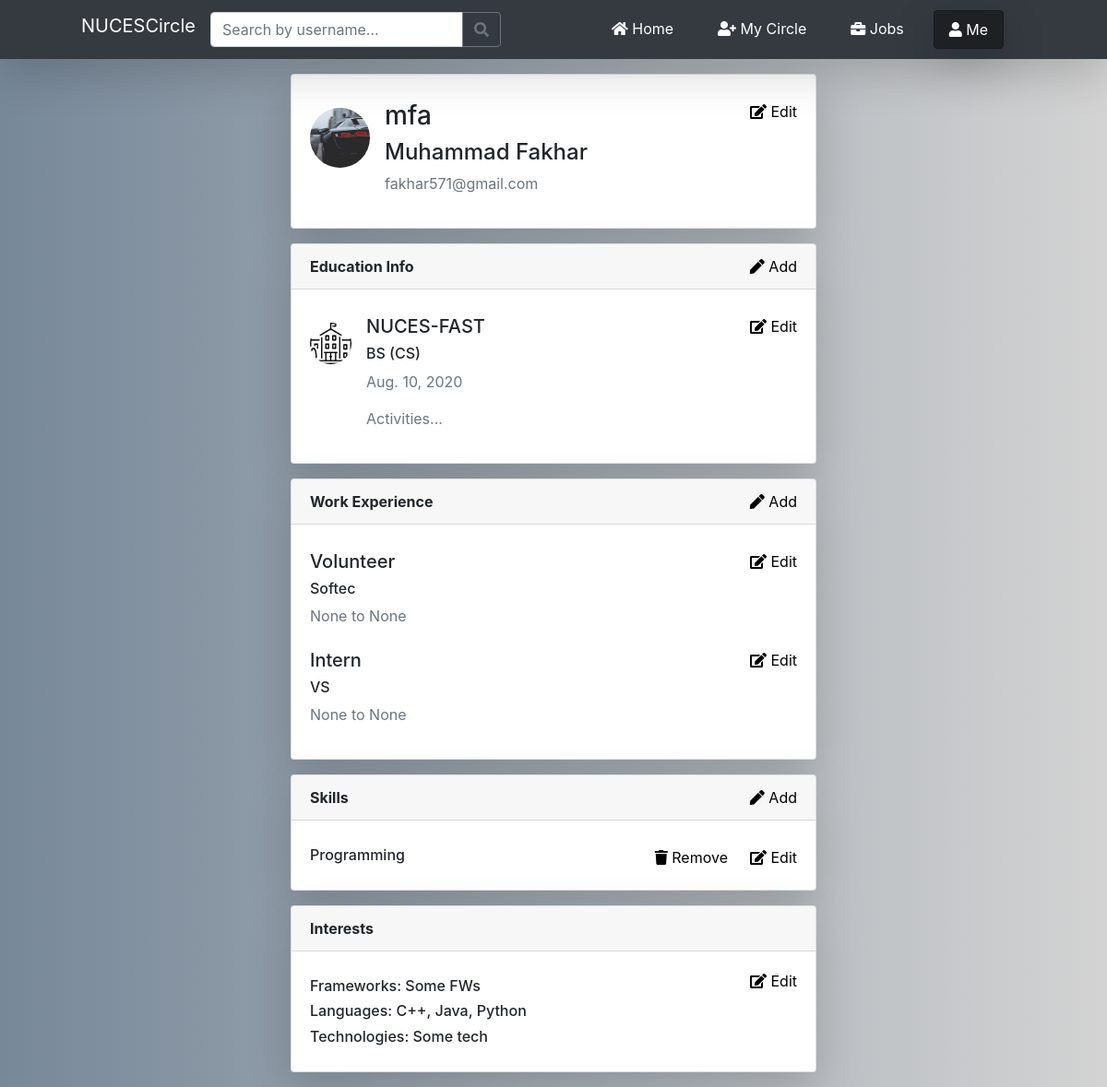
/view_profile/current-user-id=1/ (signed in), run on an earlier commit of the app's database.
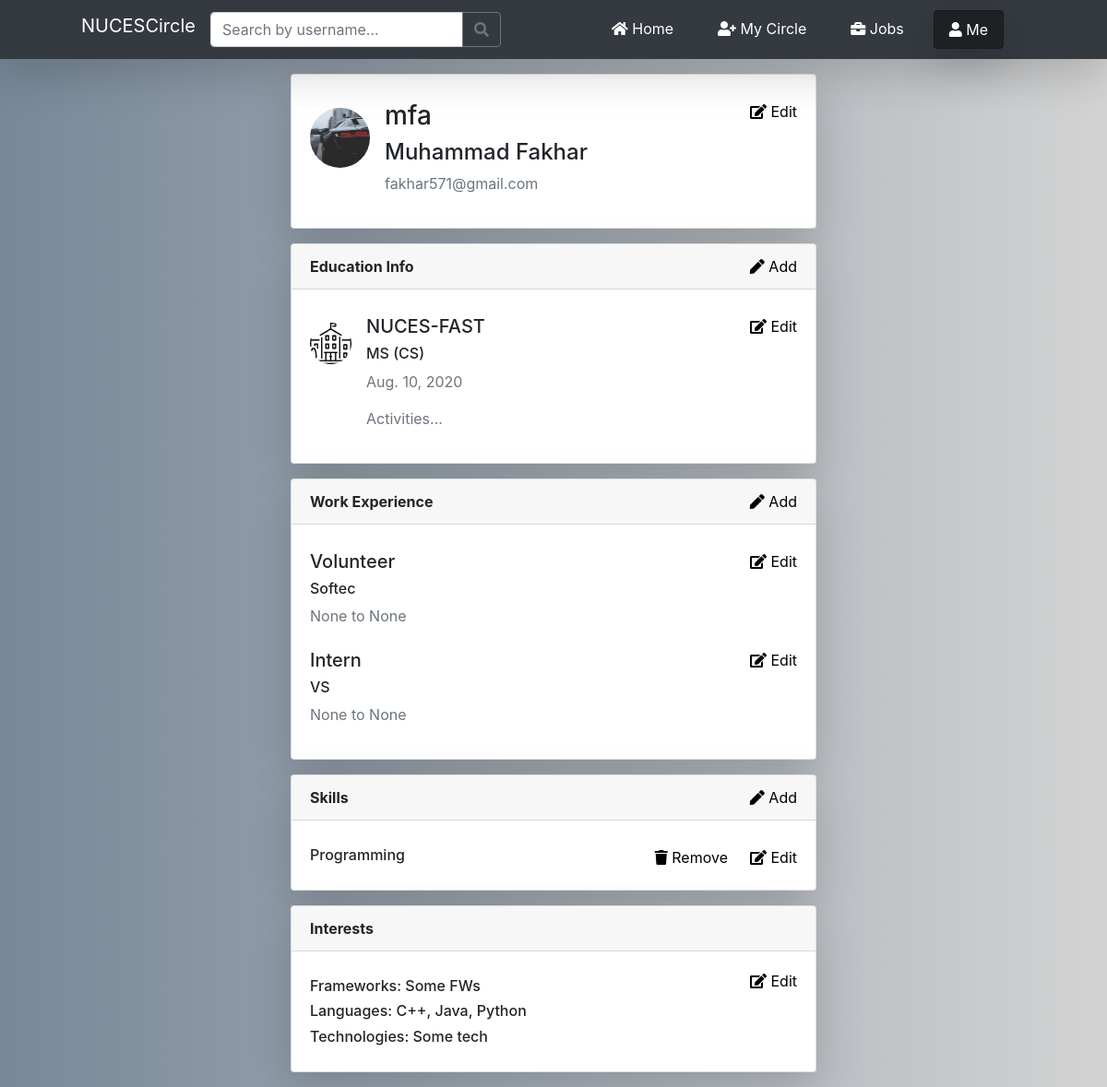
And on a later commit of the database.
### users/models.py (models this page shows, shortened)
class Education(models.Model):
    school = models.CharField(max_length=255, blank=False)
    degree = models.CharField(max_length=255, blank=True)
    study_field = models.CharField(max_length=255, blank=True)
    description = models.TextField(max_length=1023, blank=True)
    grad_year = models.DateField(blank=True, null=True)
    user = models.ForeignKey(User, on_delete=models.CASCADE)

### users/views.py (the view)
# urls.py: path('view_profile/current-user-id=<int:uid>/', user_views.view_profile, name='view-profile'),
@login_required
def view_profile(request, *args, **kwargs):
    uid = int(kwargs['uid'])
    to_user = User.objects.get(pk=uid)
    p = Profile.objects.get(user=to_user)
    friends = p.friends.all()
    button_status = 'none'
    if p not in request.user.profile.friends.all():
        button_status = 'not_friend'
        if len(UserConnections.objects.filter(from_user=request.user).filter(to_user=p.user)) == 1:
            button_status = 'friend_request_sent'
        elif len(UserConnections.objects.filter(from_user=p.user).filter(to_user=request.user)) == 1:
            button_status = 'received_request'
    elif p in request.user.profile.friends.all():
        button_status = 'is_friend'
    edu_data = Education.objects.all()
    exp_data = WorkExperience.objects.all()
    interests = Interests.objects.all()
    skill_data = Skills.objects.all()
    context = {
        'to_user': to_user,
        'button_status': button_status,
        'friends_list': friends,
        'education_data': edu_data,
        'interests': interests,
        'skill_data': skill_data,
        'exp_data': exp_data,
        'uid': uid
    }
    return render(request, 'users/view_profile.html', context)

### users/templates/users/view_profile.html (shortened to what the changed rows need)
{% extends "nucescircle/base.html" %}
{% load crispy_forms_tags %}
{% load static %}
{% block content %}
<div class="col-md-6 mx-auto mb-3">
    <div class="card shadow-lg">
        <div class="card-body">
            {% if uid == user.id %}
                {% for edu in education_data %}
                    {% if edu.user == user %}
                        <div class="media mt-2">
                            <img src="{% static 'users/university.png' %}" class="mr-3 mt-2 rounded-circle" width="45" height="45">
                            <div class="media-body">
                                <div class="float-right">
                                        <a href="{% url 'edit-edu' edu.id %}"><i class="fas fa-edit"></i> Edit</a>
                                </div>
                                    <h5 class="">{{ edu.school }}</h5>
                                    <h6 class="">{{ edu.degree }}</h6>
                                    <p class="text-secondary">{{ edu.grad_year }}</p>
                                    <p class="text-muted">{{ edu.description }}</p>
                            </div>
                         </div>
                    {% endif %}
                {% endfor %}
            {% else %}
                <h6>{{ to_user.education_set.all.first }}</h6>
            {% endif %}
        </div>
    </div>
</div>
{% endblock %}

What changed in the data, as far as the page shows it:
changed Education "NUCES-FAST": degree "BS (CS)" → "MS (CS)"
